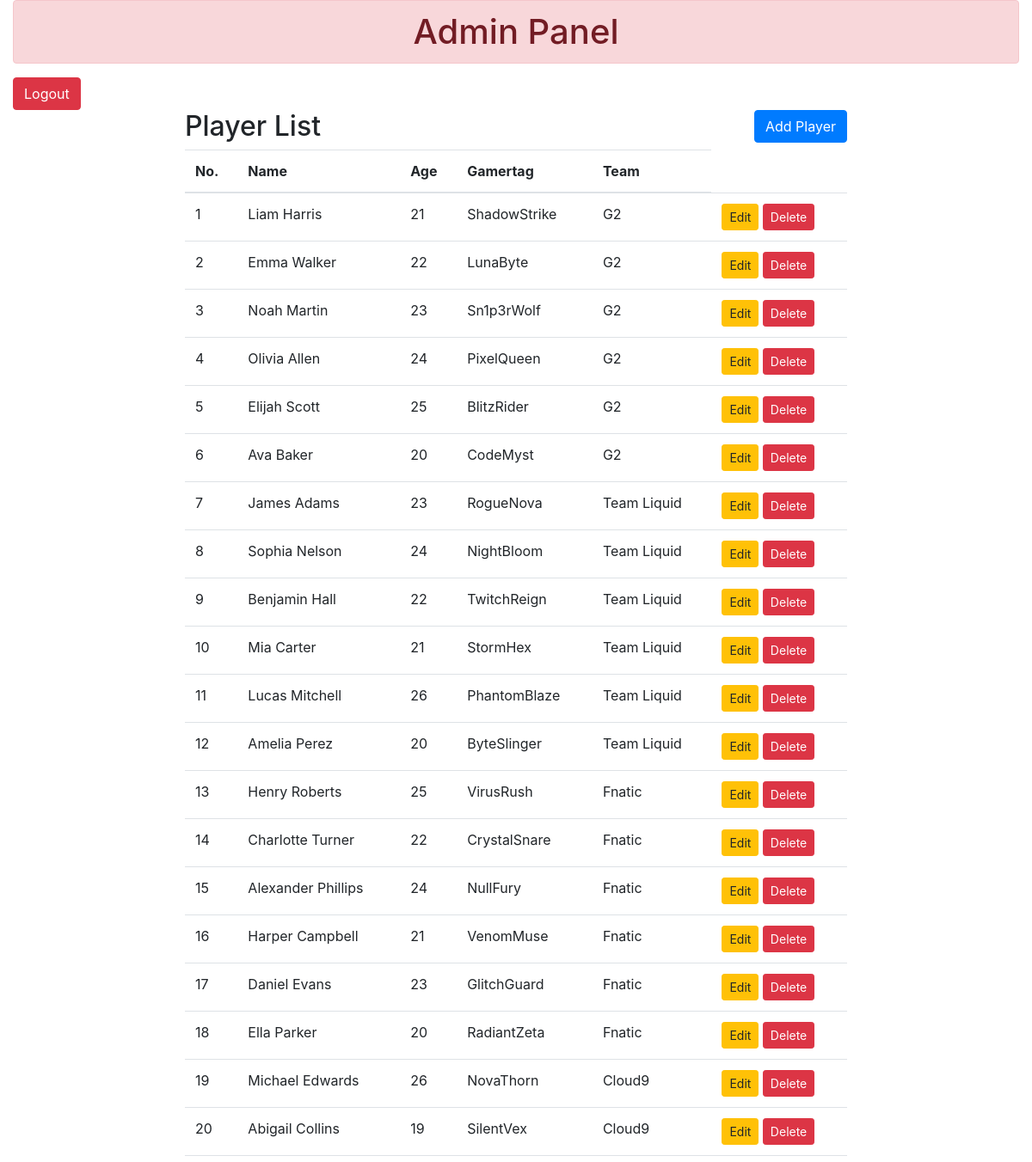
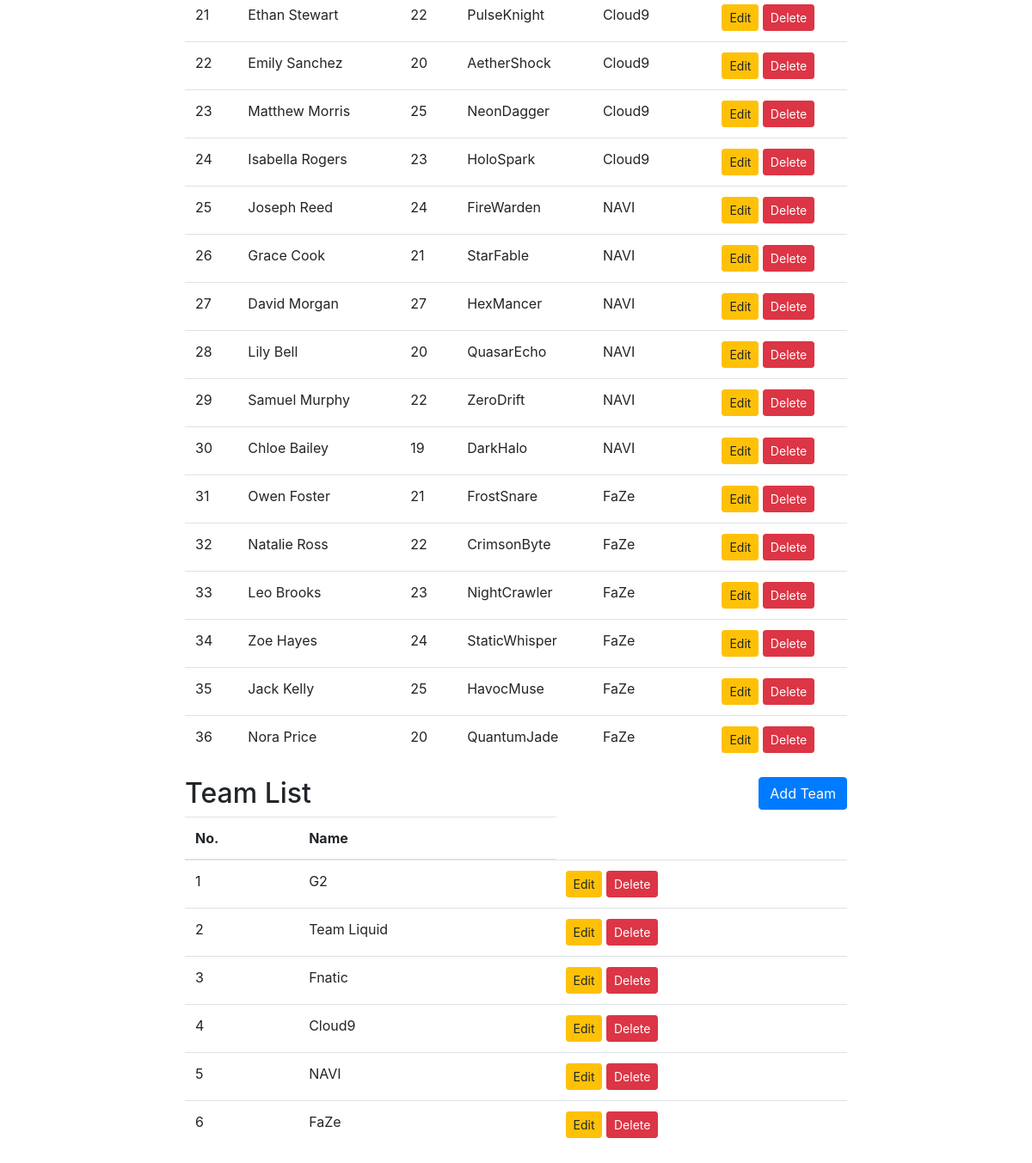
Before: /admin (signed in) with the older database file (2 pictures, top to bottom).
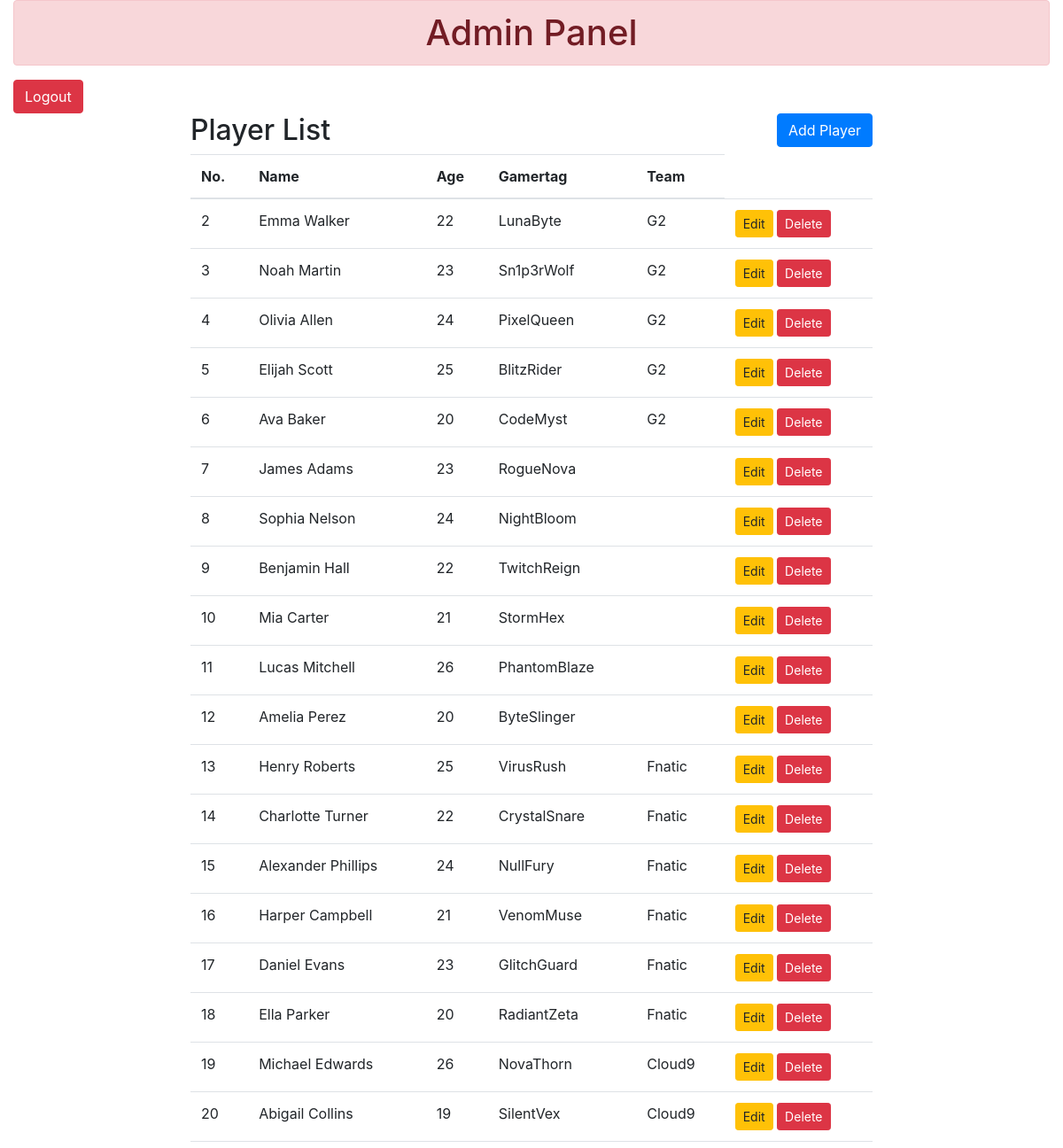
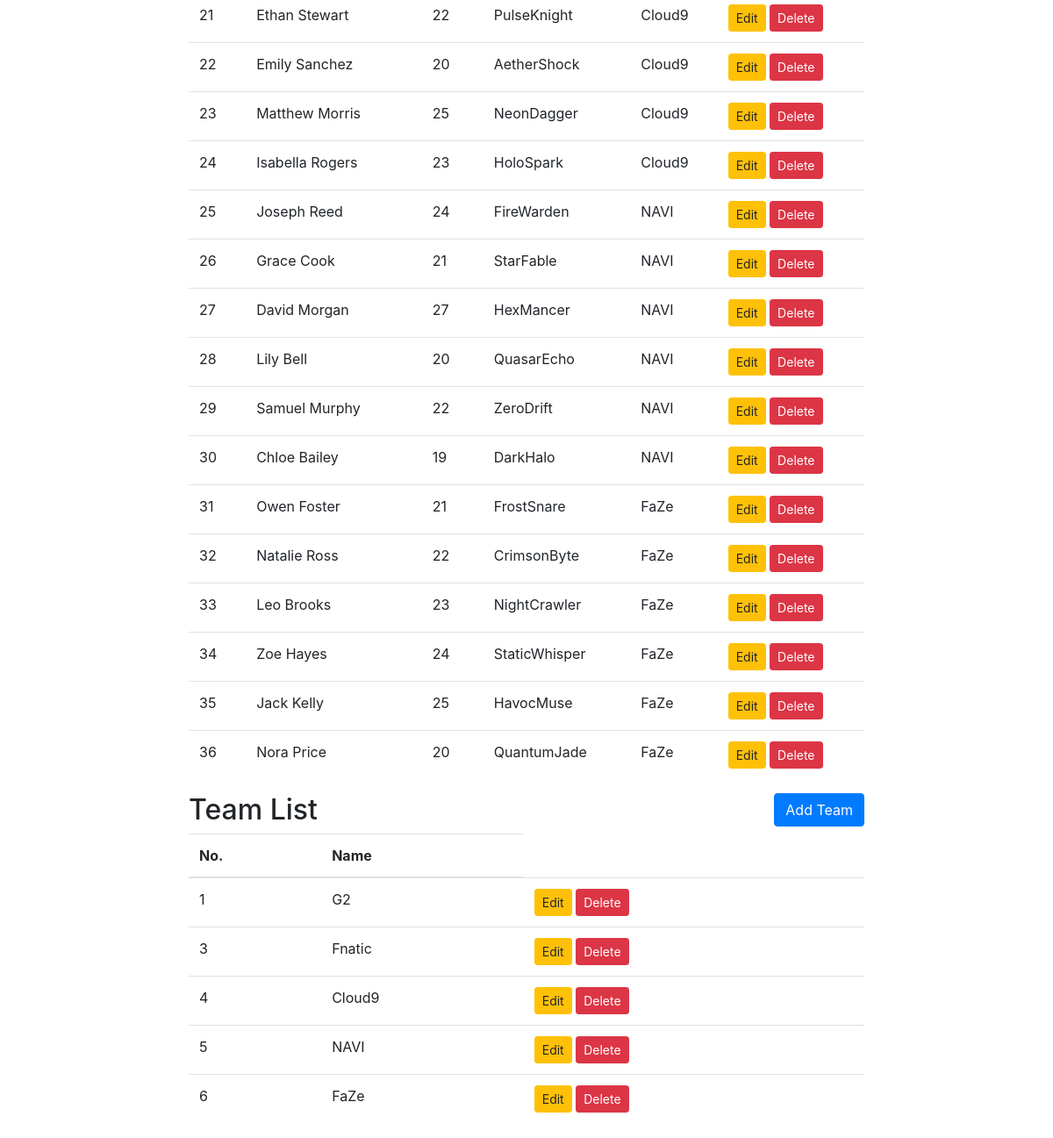
After: the same page with the newer database file (2 pictures, top to bottom).
### models/players.py (models this page shows)
class Player(db.Model):
    __tablename__ = "players"
    id = mapped_column(Integer, primary_key=True)
    name = mapped_column(String)
    age = mapped_column(Integer)
    gamertag = mapped_column(String)
    team = relationship("Team", back_populates="players")
    team_id = mapped_column(Integer, ForeignKey("teams.id"))

### models/teams.py (models this page shows, shortened)
class Team(db.Model):
    __tablename__ = "teams"
    id = mapped_column(Integer, primary_key=True)
    name = mapped_column(String)
    number_of_wins = mapped_column(Integer)
    number_of_losses = mapped_column(Integer)
    winrate = mapped_column(Float)
    as_team1_matches = relationship("Match", foreign_keys="Match.team1_id", back_populates="team1")
    as_team2_matches = relationship("Match", foreign_keys="Match.team2_id", back_populates="team2")
    players = relationship("Player",back_populates="team")

### app.py (the view)
@app.route("/admin")
def admin():
    if 'admin_id' not in session:
        return redirect(url_for('login'))
    statement = db.select(Player).order_by(Player.id)
    results = db.session.execute(statement).scalars()
    return render_template("admin.html", players=results, team=Team.query.all())

### templates/admin.html (shortened to what this page needs)
<!DOCTYPE html>
<html lang="en">
<head>
    <link rel="stylesheet" href="https://maxcdn.bootstrapcdn.com/bootstrap/4.0.0/css/bootstrap.min.css">
</head>
<body>
<div class="container-fluid">
<h1 class="text-center alert alert-danger">Admin Panel</h1>
<a href="{{ url_for('logout') }}" class="btn btn-danger">Logout</a>
        <div class="row">
            <div class="col-sm-2"></div>
            <div class="col-sm-8">
<h2 >Player List <button class="btn btn-primary float-right" data-toggle="modal" data-target="#myModal">Add Player</button></h2>
<table class="table table-hover">
    <thead>
        <tr>
            <th scope="col">No.</th>
            <th scope="col">Name</th>
            <th scope="col">Age</th>
            <th scope="col">Gamertag</th>
            <th scope="col">Team</th>
        </tr>
    </thead>
    <tbody>
        {% for row in players %}
        <tr>
        <td>{{row.id}}</td>
        <td>{{row.name}}</td>
        <td>{{row.age}}</td>
        <td>{{row.gamertag}}</td>
        <td>{{row.team.name}}</td>
        <td>
            <a href="/update/{{ row.id }}" class="btn btn-warning btn-sm" data-toggle="modal" data-target="#modaledit{{row.id}}">Edit</a>
            <a href="/delete/{{ row.id }}" onclick="return confirm('Are Sure Want To Delete?')" class="btn btn-danger btn-sm">Delete</a>
        </td>
    </tr>
        {% endfor %}
    </tbody>
</table>
<h2 >Team List <button class="btn btn-primary float-right" data-toggle="modal" data-target="#myModal2">Add Team</button></h2>
<table class="table table-hover">
    <thead>
        <tr>
            <th scope="col">No.</th>
            <th scope="col">Name</th>
        </tr>
    </thead>
    <tbody>
        {% for row in team %}
        <tr>
        <td>{{row.id}}</td>
        <td>{{row.name}}</td>
        <td>
            <a href="/updateteam/{{ row.id }}" class="btn btn-warning btn-sm" data-toggle="modal" data-target="#modal2edit{{row.id}}">Edit</a>
            <a href="/deleteteam/{{ row.id }}" onclick="return confirm('Are Sure Want To Delete?')" class="btn btn-danger btn-sm">Delete</a>
        </td>
    </tr>
        {% endfor %}
    </tbody>
</table>
            </div>
            <div class="col-sm-2"></div>
        </div>
    </div>
</body>
</html>

Changed rows visible on the page:
removed Player: id "1", name "Liam Harris", age "21", gamertag "ShadowStrike", team.name "G2"
removed Team: id "2", name "Team Liquid"
changed Player "James Adams": team.name "Team Liquid" → (not shown)
changed Player "Sophia Nelson": team.name "Team Liquid" → (not shown)
changed Player "Benjamin Hall": team.name "Team Liquid" → (not shown)
changed Player "Mia Carter": team.name "Team Liquid" → (not shown)
changed Player "Lucas Mitchell": team.name "Team Liquid" → (not shown)
changed Player "Amelia Perez": team.name "Team Liquid" → (not shown)
